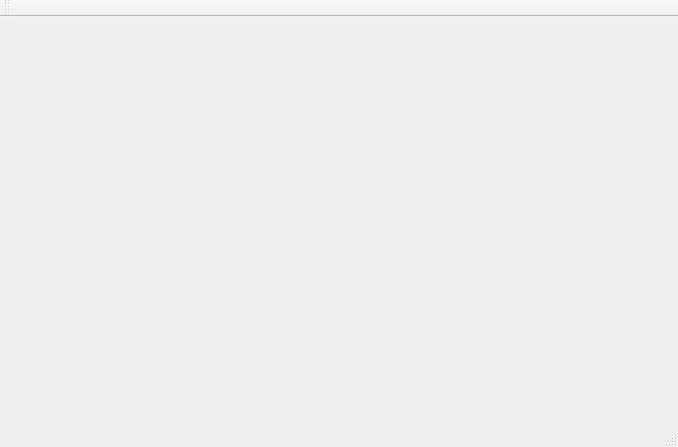
<?xml version="1.0" encoding="UTF-8"?>
<ui version="4.0">
 <class>MainWindow</class>
 <widget class="QMainWindow" name="MainWindow">
  <property name="geometry">
   <rect>
    <x>0</x>
    <y>0</y>
    <width>678</width>
    <height>447</height>
   </rect>
  </property>
  <property name="windowTitle">
   <string>MainWindow</string>
  </property>
  <widget class="QWidget" name="centralWidget"/>
  <widget class="QMenuBar" name="menuBar">
   <property name="geometry">
    <rect>
     <x>0</x>
     <y>0</y>
     <width>678</width>
     <height>22</height>
    </rect>
   </property>
  </widget>
  <widget class="QToolBar" name="mainToolBar">
   <attribute name="toolBarArea">
    <enum>TopToolBarArea</enum>
   </attribute>
   <attribute name="toolBarBreak">
    <bool>false</bool>
   </attribute>
  </widget>
  <widget class="QStatusBar" name="statusBar"/>
 </widget>
 <layoutdefault spacing="6" margin="11"/>
 <resources/>
 <connections/>
</ui>
